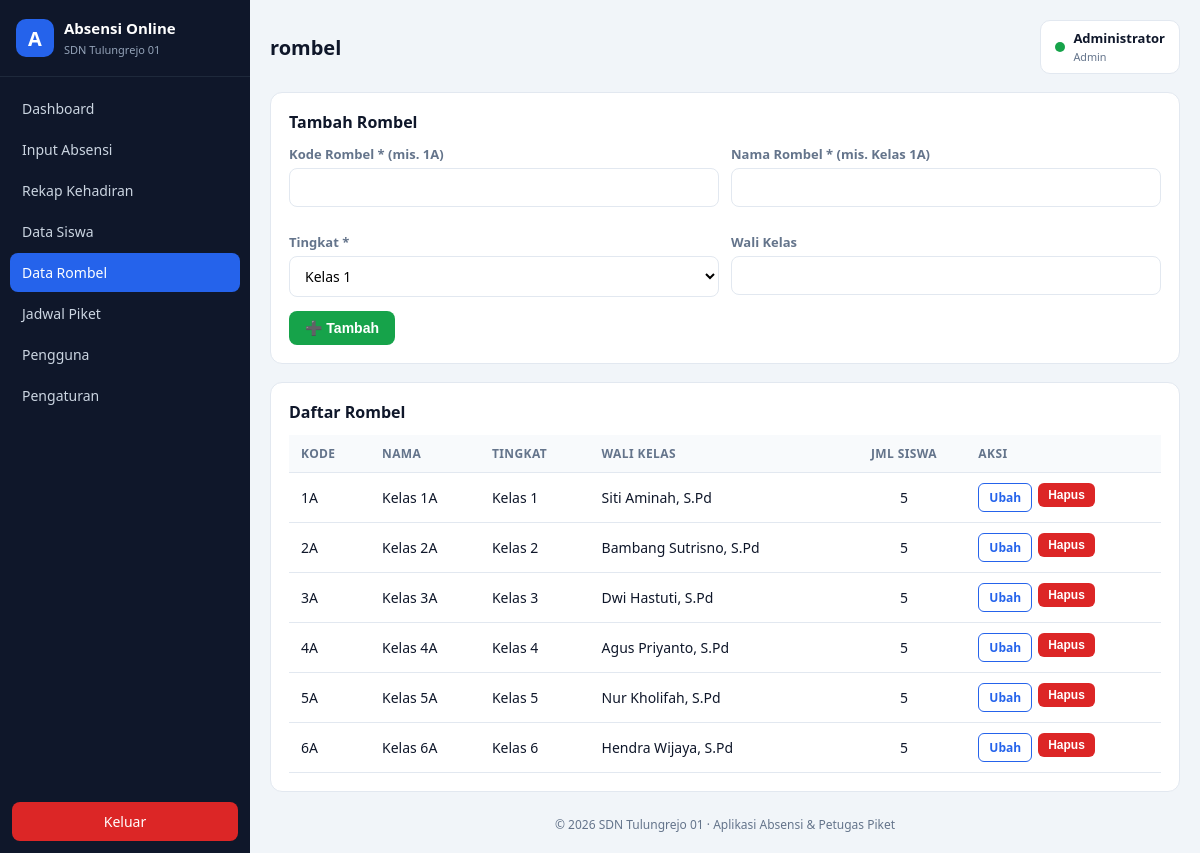
The page /rombel.php (signed in) on the database its author committed.
### tables this page shows
CREATE TABLE `pengaturan` (
  `id`              INT(11) NOT NULL AUTO_INCREMENT,
  `nama_sekolah`    VARCHAR(100) NOT NULL DEFAULT 'SDN Tulungrejo 01',
  `npsn`            VARCHAR(16) DEFAULT NULL,
  `alamat`          VARCHAR(150) DEFAULT NULL,
  `kepala_sekolah`  VARCHAR(100) DEFAULT NULL,
  `tahun_pelajaran` VARCHAR(9)  NOT NULL DEFAULT '2025/2026',
  `semester`        ENUM('Ganjil','Genap') NOT NULL DEFAULT 'Ganjil',
  `logo`            VARCHAR(255) DEFAULT NULL,
  PRIMARY KEY (`id`)
);

CREATE TABLE `rombel` (
  `id_rombel`  INT(11) NOT NULL AUTO_INCREMENT,
  `kode_rombel` VARCHAR(10) NOT NULL,
  `nama_rombel` VARCHAR(50) NOT NULL,
  `tingkat`    TINYINT(2) NOT NULL,
  `wali_kelas` VARCHAR(100) DEFAULT NULL,
  PRIMARY KEY (`id_rombel`),
  UNIQUE KEY `uk_kode_rombel` (`kode_rombel`)
);

### library/functions.php (called while the page is built, shortened)
<?php
function e($str)
{
    return htmlspecialchars((string)$str, ENT_QUOTES, 'UTF-8');
}
function get_pengaturan($conn)
{
    $r = $conn->query("SELECT * FROM pengaturan ORDER BY id ASC LIMIT 1")->fetch_assoc();
    return $r ?: [];
}
function current_user()
{
    return $_SESSION['user'] ?? null;
}

### rombel.php (the view, shortened to what this page needs)
<?php
$page = 'rombel';
require_once __DIR__ . '/library/header.php';
$edit = null;
$rombel = $conn->query(
    "SELECT r.*, (SELECT COUNT(*) FROM siswa s WHERE s.id_rombel = r.id_rombel AND s.aktif = 1) AS jml_siswa
     FROM rombel r ORDER BY r.tingkat, r.kode_rombel"
)->fetch_all(MYSQLI_ASSOC);
?>
<div class="card">
  <h2><?= $edit ? 'Ubah Rombel' : 'Tambah Rombel' ?></h2>
  <form method="post">
    <div class="row-form">
      <div class="form-group">
        <label>Kode Rombel * (mis. 1A)</label>
        <input type="text" name="kode_rombel" required value="<?= e($edit['kode_rombel'] ?? '') ?>">
      </div>
      <div class="form-group">
        <label>Nama Rombel * (mis. Kelas 1A)</label>
        <input type="text" name="nama_rombel" required value="<?= e($edit['nama_rombel'] ?? '') ?>">
      </div>
      <div class="form-group">
        <label>Tingkat *</label>
        <select name="tingkat" required>
          <?php for ($i = 1; $i <= 6; $i++): ?>
            <option value="<?= $i ?>" <?= (int)($edit['tingkat'] ?? 0) === $i ? 'selected' : '' ?>>Kelas <?= $i ?></option>
          <?php endfor; ?>
        </select>
      </div>
      <div class="form-group">
        <label>Wali Kelas</label>
        <input type="text" name="wali_kelas" value="<?= e($edit['wali_kelas'] ?? '') ?>">
      </div>
    </div>
    <button class="btn btn-success"><?= $edit ? '💾 Simpan' : '➕ Tambah' ?></button>
  </form>
</div>
<div class="card">
  <h2>Daftar Rombel</h2>
  <div class="table-wrap">
    <table>
      <thead><tr><th>Kode</th><th>Nama</th><th>Tingkat</th><th>Wali Kelas</th><th class="center">Jml Siswa</th><th class="no-print">Aksi</th></tr></thead>
      <tbody>
      <?php foreach ($rombel as $r): ?>
        <tr>
          <td><?= e($r['kode_rombel']) ?></td>
          <td><?= e($r['nama_rombel']) ?></td>
          <td>Kelas <?= (int)$r['tingkat'] ?></td>
          <td><?= e($r['wali_kelas'] ?: '-') ?></td>
          <td class="center"><?= (int)$r['jml_siswa'] ?></td>
          <td class="no-print">
            <div class="actions">
              <a class="btn btn-sm btn-outline" href="rombel.php?edit=<?= (int)$r['id_rombel'] ?>">Ubah</a>
              <form method="post" class="confirm-submit" data-confirm="Hapus rombel <?= e($r['nama_rombel']) ?>?">
                <button class="btn btn-sm btn-danger">Hapus</button>
              </form>
            </div>
          </td>
        </tr>
      <?php endforeach; ?>
      </tbody>
    </table>
  </div>
</div>
<?php require_once __DIR__ . '/library/footer.php'; ?>

### library/header.php (shortened to what this page needs)
<?php
require_once __DIR__ . '/auth.php';
$user = current_user();
$setting = get_pengaturan($conn);
$page = $page ?? '';
$menu = [
    'dashboard' => ['Dashboard', 'index.php', 'all'],
    'absensi'   => ['Input Absensi', 'absensi.php', 'all'],
    'rekap'     => ['Rekap Kehadiran', 'rekap.php', 'all'],
    'siswa'     => ['Data Siswa', 'siswa.php', 'all'],
    'rombel'    => ['Data Rombel', 'rombel.php', 'admin'],
    'piket'     => ['Jadwal Piket', 'piket/index.php', 'all'],
    'users'     => ['Pengguna', 'users.php', 'admin'],
    'pengaturan'=> ['Pengaturan', 'pengaturan.php', 'admin'],
];
?>
<!DOCTYPE html>
<html lang="id">
<head>
<link rel="stylesheet" href="/app/assets/css/style.css">
</head>
<body>
<div class="layout">
  <aside class="sidebar" id="sidebar">
    <div class="brand">
      <div class="brand-logo">A</div>
      <div>
        <strong>Absensi Online</strong><br>
        <small><?= e($setting['nama_sekolah'] ?? 'SDN Tulungrejo 01') ?></small>
      </div>
    </div>
    <nav class="nav">
      <?php foreach ($menu as $key => $m): ?>
        <a href="<?= e($m[1]) ?>" class="<?= $page === $key ? 'active' : '' ?>"><?= e($m[0]) ?></a>
      <?php endforeach; ?>
    </nav>
    <a class="btn-logout" href="logout.php">Keluar</a>
  </aside>
  <main class="content">
    <header class="topbar">
      <h1><?= e($page ?: 'Dashboard') ?></h1>
      <div class="user-box">
        <span class="dot"></span>
        <div>
          <strong><?= e($user['nama']) ?></strong><br>
          <small><?= e(ucfirst($user['hak_akses'])) ?></small>
        </div>
      </div>
    </header>

### library/footer.php (shortened to what this page needs)
    <footer class="footer">
      &copy; <?= date('Y') ?> <?= e($setting['nama_sekolah'] ?? 'SDN Tulungrejo 01') ?> &middot; Aplikasi Absensi &amp; Petugas Piket
    </footer>
  </main>
</div>
</body>
</html>

### assets/css/style.css (style rules this page uses)
:root { --bg:#f1f5f9; --card:#ffffff; --side:#0f172a; --side2:#1e293b; --primary:#2563eb; --success:#16a34a; --warning:#d97706; --info:#0891b2; --danger:#dc2626; --text:#0f172a; --muted:#64748b; --line:#e2e8f0; }
* { margin:0;padding:0;box-sizing:border-box }
body { font-family:'Segoe UI',system-ui,Arial,sans-serif;background:var(--bg);color:var(--text);font-size:15px }
a { color:var(--primary);text-decoration:none }
.layout { display:flex;min-height:100vh }
.sidebar { width:250px;background:var(--side);color:#cbd5e1;display:flex;flex-direction:column;position:fixed;top:0;bottom:0;left:0;z-index:50 }
.brand { display:flex;gap:10px;align-items:center;padding:18px 16px;border-bottom:1px solid var(--side2);color:#fff }
.brand-logo { width:38px;height:38px;border-radius:10px;background:var(--primary);color:#fff;display:flex;align-items:center;justify-content:center;font-weight:700;font-size:20px }
.brand small { color:#94a3b8;font-size:11px }
.nav { flex:1;padding:12px 10px;display:flex;flex-direction:column;gap:2px;overflow-y:auto }
.nav a { color:#cbd5e1;padding:10px 12px;border-radius:8px;font-size:14px }
.nav a.active { background:var(--primary);color:#fff }
.btn-logout { margin:12px;padding:10px;text-align:center;background:var(--danger);color:#fff;border-radius:8px;font-size:14px }
.content { flex:1;margin-left:250px;padding:20px;min-width:0 }
.topbar { display:flex;align-items:center;gap:14px;margin-bottom:18px }
.topbar h1 { font-size:20px;flex:1 }
.user-box { display:flex;gap:8px;align-items:center;background:var(--card);padding:8px 14px;border-radius:10px;border:1px solid var(--line);font-size:13px }
.user-box small { color:var(--muted) }
.dot { width:10px;height:10px;border-radius:50%;background:var(--success) }
.card { background:var(--card);border:1px solid var(--line);border-radius:12px;padding:18px;margin-bottom:18px }
.card h2 { font-size:16px;margin-bottom:12px }
.table-wrap { overflow-x:auto }
table { width:100%;border-collapse:collapse;font-size:14px }
th,td { padding:10px 12px;text-align:left;border-bottom:1px solid var(--line);white-space:nowrap }
th { background:#f8fafc;color:var(--muted);font-weight:600;font-size:12px;text-transform:uppercase;letter-spacing:.4px }
.center { text-align:center }
.form-group { margin-bottom:14px }
.form-group label { display:block;font-size:13px;margin-bottom:5px;color:var(--muted);font-weight:600 }
input[type=text],input[type=password],input[type=date],input[type=number],input[type=email],select,textarea { width:100%;padding:9px 11px;border:1px solid var(--line);border-radius:8px;font-size:14px;background:#fff;font-family:inherit }
.row-form { display:grid;gap:12px;grid-template-columns:repeat(2,1fr) }
.btn { display:inline-block;padding:9px 16px;border-radius:8px;border:none;cursor:pointer;font-size:14px;font-weight:600;background:var(--primary);color:#fff }
.btn-sm { padding:5px 10px;font-size:12px;border-radius:6px }
.btn-success { background:var(--success) }
.btn-danger { background:var(--danger) }
.btn-outline { background:#fff;color:var(--primary);border:1px solid var(--primary) }
.actions { display:flex;gap:6px }
.footer { margin-top:24px;color:var(--muted);font-size:12px;text-align:center }

### rows shown on the page
pengaturan: nama_sekolah "SDN Tulungrejo 01"
rombel: kode_rombel "1A", nama_rombel "Kelas 1A", tingkat "1", wali_kelas "Siti Aminah, S.Pd", jml_siswa "5"
rombel: kode_rombel "2A", nama_rombel "Kelas 2A", tingkat "2", wali_kelas "Bambang Sutrisno, S.Pd", jml_siswa "5"
rombel: kode_rombel "3A", nama_rombel "Kelas 3A", tingkat "3", wali_kelas "Dwi Hastuti, S.Pd", jml_siswa "5"
rombel: kode_rombel "4A", nama_rombel "Kelas 4A", tingkat "4", wali_kelas "Agus Priyanto, S.Pd", jml_siswa "5"
rombel: kode_rombel "5A", nama_rombel "Kelas 5A", tingkat "5", wali_kelas "Nur Kholifah, S.Pd", jml_siswa "5"
rombel: kode_rombel "6A", nama_rombel "Kelas 6A", tingkat "6", wali_kelas "Hendra Wijaya, S.Pd", jml_siswa "5"

### other values the page prints
$m[0] "Dashboard"
$m[0] "Input Absensi"
$m[0] "Rekap Kehadiran"
$m[0] "Data Siswa"
$m[0] "Data Rombel"
$m[0] "Jadwal Piket"
$m[0] "Pengguna"
$m[0] "Pengaturan"
$page ?: 'Dashboard' "rombel"
$user['nama'] "Administrator"
$user['hak_akses'] "Admin"
